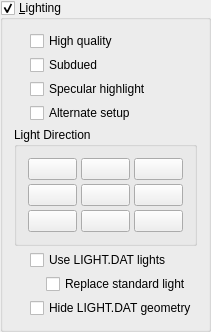
          <widget class="QGroupBox" name="lightingButton">
           <property name="title">
            <string>&amp;Lighting</string>
           </property>
           <property name="checkable">
            <bool>true</bool>
           </property>
           <layout class="QVBoxLayout">
            <property name="spacing">
             <number>4</number>
            </property>
            <property name="leftMargin">
             <number>11</number>
            </property>
            <property name="topMargin">
             <number>11</number>
            </property>
            <property name="rightMargin">
             <number>11</number>
            </property>
            <property name="bottomMargin">
             <number>11</number>
            </property>
            <item>
             <layout class="QHBoxLayout">
              <property name="spacing">
               <number>0</number>
              </property>
              <property name="leftMargin">
               <number>0</number>
              </property>
              <property name="topMargin">
               <number>0</number>
              </property>
              <property name="rightMargin">
               <number>0</number>
              </property>
              <property name="bottomMargin">
               <number>0</number>
              </property>
              <item>
               <spacer name="Spacer16_4_5">
                <property name="orientation">
                 <enum>Qt::Horizontal</enum>
                </property>
                <property name="sizeType">
                 <enum>QSizePolicy::Fixed</enum>
                </property>
                <property name="sizeHint" stdset="0">
                 <size>
                  <width>16</width>
                  <height>20</height>
                 </size>
                </property>
               </spacer>
              </item>
              <item>
               <layout class="QVBoxLayout">
                <property name="spacing">
                 <number>4</number>
                </property>
                <property name="leftMargin">
                 <number>0</number>
                </property>
                <property name="topMargin">
                 <number>0</number>
                </property>
                <property name="rightMargin">
                 <number>0</number>
                </property>
                <property name="bottomMargin">
                 <number>0</number>
                </property>
                <item>
                 <widget class="QCheckBox" name="qualityLightingButton">
                  <property name="text">
                   <string>High quality</string>
                  </property>
                 </widget>
                </item>
                <item>
                 <widget class="QCheckBox" name="subduedLightingButton">
                  <property name="text">
                   <string>Subdued</string>
                  </property>
                 </widget>
                </item>
                <item>
                 <widget class="QCheckBox" name="specularLightingButton">
                  <property name="text">
                   <string>Specular highlight</string>
                  </property>
                 </widget>
                </item>
                <item>
                 <widget class="QCheckBox" name="alternateLightingButton">
                  <property name="text">
                   <string>Alternate setup</string>
                  </property>
                 </widget>
                </item>
               </layout>
              </item>
              <item>
               <spacer name="Spacer24">
                <property name="orientation">
                 <enum>Qt::Horizontal</enum>
                </property>
                <property name="sizeType">
                 <enum>QSizePolicy::Expanding</enum>
                </property>
                <property name="sizeHint" stdset="0">
                 <size>
                  <width>20</width>
                  <height>20</height>
                 </size>
                </property>
               </spacer>
              </item>
             </layout>
            </item>
            <item>
             <widget class="QGroupBox" name="lightingDirectionBox">
              <property name="title">
               <string>Light Direction</string>
              </property>
              <layout class="QVBoxLayout">
               <property name="spacing">
                <number>4</number>
               </property>
               <property name="leftMargin">
                <number>11</number>
               </property>
               <property name="topMargin">
                <number>11</number>
               </property>
               <property name="rightMargin">
                <number>11</number>
               </property>
               <property name="bottomMargin">
                <number>11</number>
               </property>
               <item>
                <layout class="QGridLayout">
                 <property name="leftMargin">
                  <number>0</number>
                 </property>
                 <property name="topMargin">
                  <number>0</number>
                 </property>
                 <property name="rightMargin">
                  <number>0</number>
                 </property>
                 <property name="bottomMargin">
                  <number>0</number>
                 </property>
                 <property name="spacing">
                  <number>4</number>
                 </property>
                 <item row="1" column="1">
                  <widget class="QPushButton" name="lightingDir11">
                   <property name="text">
                    <string/>
                   </property>
                   <property name="icon">
                    <iconset>
                     <normaloff>:/images/Icons/LightAngleUL.png</normaloff>:/images/Icons/LightAngleUL.png</iconset>
                   </property>
                   <property name="checkable">
                    <bool>true</bool>
                   </property>
                   <property name="autoExclusive">
                    <bool>true</bool>
                   </property>
                  </widget>
                 </item>
                 <item row="1" column="2">
                  <widget class="QPushButton" name="lightingDir12">
                   <property name="text">
                    <string/>
                   </property>
                   <property name="icon">
                    <iconset>
                     <normaloff>:/images/Icons/LightAngleUM.png</normaloff>:/images/Icons/LightAngleUM.png</iconset>
                   </property>
                   <property name="checkable">
                    <bool>true</bool>
                   </property>
                   <property name="autoExclusive">
                    <bool>true</bool>
                   </property>
                  </widget>
                 </item>
                 <item row="1" column="3">
                  <widget class="QPushButton" name="lightingDir13">
                   <property name="text">
                    <string/>
                   </property>
                   <property name="icon">
                    <iconset>
                     <normaloff>:/images/Icons/LightAngleUR.png</normaloff>:/images/Icons/LightAngleUR.png</iconset>
                   </property>
                   <property name="checkable">
                    <bool>true</bool>
                   </property>
                   <property name="autoExclusive">
                    <bool>true</bool>
                   </property>
                  </widget>
                 </item>
                 <item row="2" column="1">
                  <widget class="QPushButton" name="lightingDir21">
                   <property name="text">
                    <string/>
                   </property>
                   <property name="icon">
                    <iconset>
                     <normaloff>:/images/Icons/LightAngleML.png</normaloff>:/images/Icons/LightAngleML.png</iconset>
                   </property>
                   <property name="checkable">
                    <bool>true</bool>
                   </property>
                   <property name="autoExclusive">
                    <bool>true</bool>
                   </property>
                  </widget>
                 </item>
                 <item row="2" column="2">
                  <widget class="QPushButton" name="lightingDir22">
                   <property name="text">
                    <string/>
                   </property>
                   <property name="icon">
                    <iconset>
                     <normaloff>:/images/Icons/LightAngleMM.png</normaloff>:/images/Icons/LightAngleMM.png</iconset>
                   </property>
                   <property name="checkable">
                    <bool>true</bool>
                   </property>
                   <property name="autoExclusive">
                    <bool>true</bool>
                   </property>
                  </widget>
                 </item>
                 <item row="2" column="3">
                  <widget class="QPushButton" name="lightingDir23">
                   <property name="text">
                    <string/>
                   </property>
                   <property name="icon">
                    <iconset>
                     <normaloff>:/images/Icons/LightAngleMR.png</normaloff>:/images/Icons/LightAngleMR.png</iconset>
                   </property>
                   <property name="checkable">
                    <bool>true</bool>
                   </property>
                   <property name="autoExclusive">
                    <bool>true</bool>
                   </property>
                  </widget>
                 </item>
                 <item row="3" column="1">
                  <widget class="QPushButton" name="lightingDir31">
                   <property name="text">
                    <string/>
                   </property>
                   <property name="icon">
                    <iconset>
                     <normaloff>:/images/Icons/LightAngleLL.png</normaloff>:/images/Icons/LightAngleLL.png</iconset>
                   </property>
                   <property name="checkable">
                    <bool>true</bool>
                   </property>
                   <property name="autoExclusive">
                    <bool>true</bool>
                   </property>
                  </widget>
                 </item>
                 <item row="3" column="2">
                  <widget class="QPushButton" name="lightingDir32">
                   <property name="text">
                    <string/>
                   </property>
                   <property name="icon">
                    <iconset>
                     <normaloff>:/images/Icons/LightAngleLM.png</normaloff>:/images/Icons/LightAngleLM.png</iconset>
                   </property>
                   <property name="checkable">
                    <bool>true</bool>
                   </property>
                   <property name="autoExclusive">
                    <bool>true</bool>
                   </property>
                  </widget>
                 </item>
                 <item row="3" column="3">
                  <widget class="QPushButton" name="lightingDir33">
                   <property name="text">
                    <string/>
                   </property>
                   <property name="icon">
                    <iconset>
                     <normaloff>:/images/Icons/LightAngleLR.png</normaloff>:/images/Icons/LightAngleLR.png</iconset>
                   </property>
                   <property name="checkable">
                    <bool>true</bool>
                   </property>
                   <property name="autoExclusive">
                    <bool>true</bool>
                   </property>
                  </widget>
                 </item>
                </layout>
               </item>
              </layout>
             </widget>
            </item>
            <item>
             <layout class="QHBoxLayout">
              <property name="spacing">
               <number>0</number>
              </property>
              <property name="leftMargin">
               <number>0</number>
              </property>
              <property name="topMargin">
               <number>0</number>
              </property>
              <property name="rightMargin">
               <number>0</number>
              </property>
              <property name="bottomMargin">
               <number>0</number>
              </property>
              <item>
               <spacer name="Spacer16_4_6">
                <property name="orientation">
                 <enum>Qt::Horizontal</enum>
                </property>
                <property name="sizeType">
                 <enum>QSizePolicy::Fixed</enum>
                </property>
                <property name="sizeHint" stdset="0">
                 <size>
                  <width>16</width>
                  <height>20</height>
                 </size>
                </property>
               </spacer>
              </item>
              <item>
               <layout class="QVBoxLayout">
                <property name="spacing">
                 <number>4</number>
                </property>
                <property name="leftMargin">
                 <number>0</number>
                </property>
                <property name="topMargin">
                 <number>0</number>
                </property>
                <property name="rightMargin">
                 <number>0</number>
                </property>
                <property name="bottomMargin">
                 <number>0</number>
                </property>
                <item>
                 <widget class="QCheckBox" name="effectsUseLIGHTDATButton">
                  <property name="text">
                   <string>Use LIGHT.DAT lights</string>
                  </property>
                 </widget>
                </item>
                <item>
                 <layout class="QHBoxLayout">
                  <property name="spacing">
                   <number>0</number>
                  </property>
                  <property name="leftMargin">
                   <number>0</number>
                  </property>
                  <property name="topMargin">
                   <number>0</number>
                  </property>
                  <property name="rightMargin">
                   <number>0</number>
                  </property>
                  <property name="bottomMargin">
                   <number>0</number>
                  </property>
                  <item>
                   <spacer name="Spacer16_4">
                    <property name="orientation">
                     <enum>Qt::Horizontal</enum>
                    </property>
                    <property name="sizeType">
                     <enum>QSizePolicy::Fixed</enum>
                    </property>
                    <property name="sizeHint" stdset="0">
                     <size>
                      <width>16</width>
                      <height>20</height>
                     </size>
                    </property>
                   </spacer>
                  </item>
                  <item>
                   <layout class="QVBoxLayout">
                    <property name="spacing">
                     <number>4</number>
                    </property>
                    <property name="leftMargin">
                     <number>0</number>
                    </property>
                    <property name="topMargin">
                     <number>0</number>
                    </property>
                    <property name="rightMargin">
                     <number>0</number>
                    </property>
                    <property name="bottomMargin">
                     <number>0</number>
                    </property>
                    <item>
                     <widget class="QCheckBox" name="effectsReplaceStandarLightButton">
                      <property name="text">
                       <string>Replace standard light</string>
                      </property>
                     </widget>
                    </item>
                   </layout>
                  </item>
                 </layout>
                </item>
                <item>
                 <widget class="QCheckBox" name="effectsHideLIGHTButton">
                  <property name="text">
                   <string>Hide LIGHT.DAT geometry</string>
                  </property>
                 </widget>
                </item>
               </layout>
              </item>
             </layout>
            </item>
           </layout>
          </widget>
